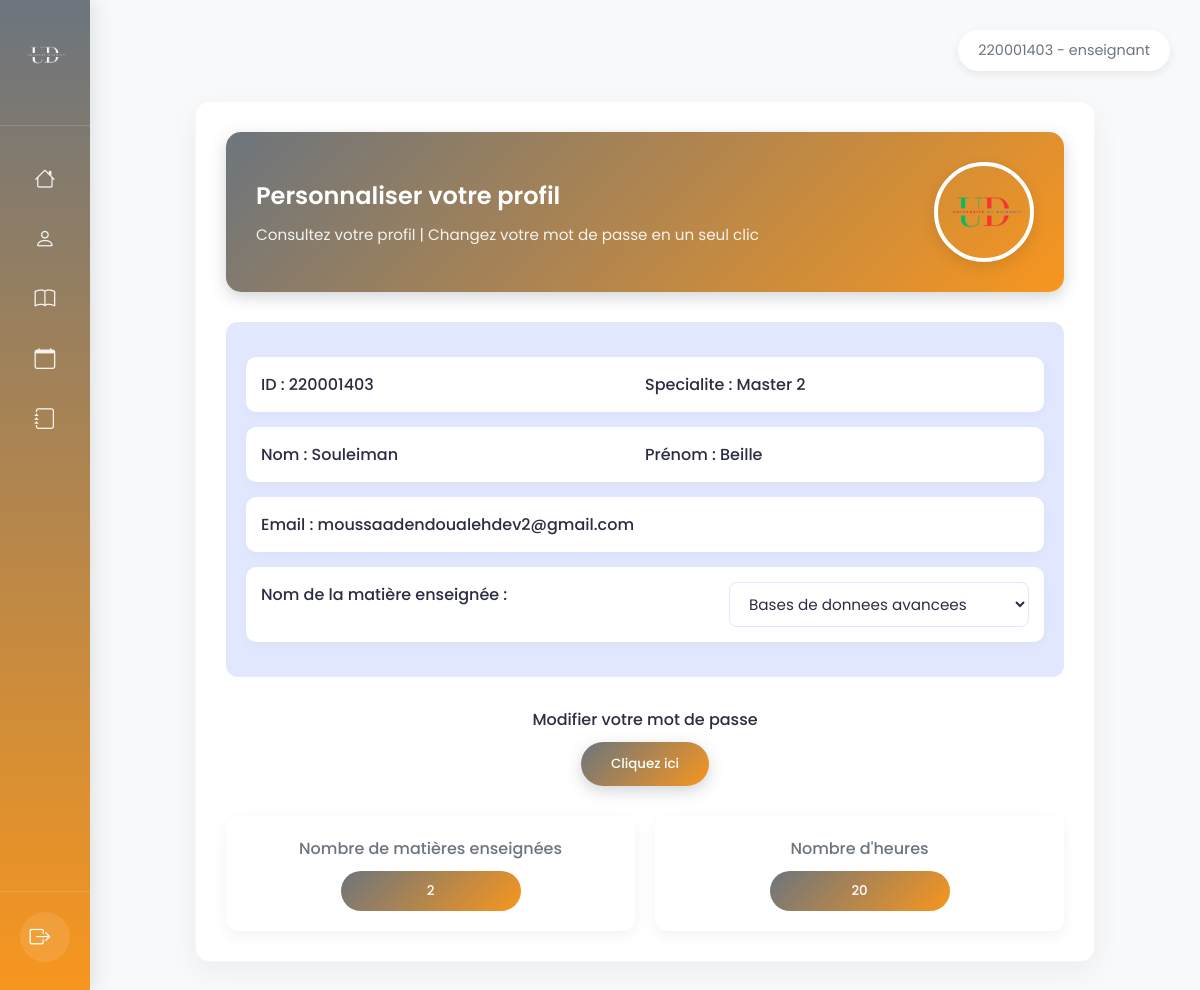
The app's page /apps/views/teachers/profile_enseignant.php (signed in) with its own data.
### tables this page shows
CREATE TABLE `personne` (
  `id_personne` int(11) NOT NULL,
  `prenom` varchar(50) DEFAULT NULL,
  `nom` varchar(50) DEFAULT NULL,
  `email` varchar(100) DEFAULT NULL,
  `mot_de_passe` varchar(255) DEFAULT NULL,
  `image_profile` varchar(255) DEFAULT NULL,
  `role` varchar(50) DEFAULT NULL,
  `date_inscription` date DEFAULT NULL,
  `dateNaissance` date DEFAULT NULL
);

CREATE TABLE `enseignant` (
  `id_enseignant` int(11) NOT NULL,
  `specialite` varchar(100) DEFAULT NULL,
  `telephone` varchar(20) DEFAULT NULL,
  `statut` enum('permanent','vacataire') NOT NULL
);

### apps/views/teachers/profile_enseignant.php (the view, shortened to what this page needs)
<?php
require_once '../../../config/db.php';
$userID = $_SESSION['user_id'];
$sql = "SELECT id_personne, prenom, nom, email, role FROM personne WHERE id_personne = ?";
$stmt = $conn->prepare($sql);
$stmt->bind_param("s", $userID);
$stmt->execute();
$result = $stmt->get_result();
if ($result && $result->num_rows > 0) {
    $row = $result->fetch_assoc();
    $prenom = $row['prenom'];
    $nom = $row['nom'];
    $email = $row['email'];
    $role = $row['role'];
} else {
    die("Utilisateur non trouvé.");
}
$SpecialiteQuery = "SELECT specialite FROM enseignant e, personne p WHERE e.id_enseignant = p.id_personne AND id_enseignant = ?";
$stmtSpecialite = $conn->prepare($SpecialiteQuery);
$stmtSpecialite->bind_param("s", $userID);
$stmtSpecialite->execute();
$resultSpecialite = $stmtSpecialite->get_result();
if ($resultSpecialite && $resultSpecialite->num_rows > 0) {
    $rowSpecialite = $resultSpecialite->fetch_assoc();
    $specialite = $rowSpecialite['specialite'];
} else {
    $specialite = "Non spécifiée";
}
$NombreMatiereQuery = "SELECT COUNT(DISTINCT id_matiere) AS nombre_matieres FROM enseigner WHERE id_enseignant = ?";
$stmtNombreMatiere = $conn->prepare($NombreMatiereQuery);
$stmtNombreMatiere->bind_param("s", $userID);
$stmtNombreMatiere->execute();
$resultNombreMatiere = $stmtNombreMatiere->get_result();
if ($resultNombreMatiere && $resultNombreMatiere->num_rows > 0) {
    $rowNombreMatiere = $resultNombreMatiere->fetch_assoc();
    $nombre_matieres = $rowNombreMatiere['nombre_matieres'];
} else {
    $nombre_matieres = 0;
}
$MatiereQuery = "SELECT DISTINCT(m.nom_matiere)
                 FROM matiere m, enseignant e, enseigner en
                 WHERE m.id_matiere = en.id_matiere
                 AND en.id_enseignant = e.id_enseignant
                 AND (en.type_semestre = 1 OR en.type_semestre = 2)
                 AND en.id_enseignant = ?";
$stmtMatiere = $conn->prepare($MatiereQuery);
$stmtMatiere->bind_param("s", $userID);
$stmtMatiere->execute();
$resultMatiere = $stmtMatiere->get_result();
$matieres = [];
if ($resultMatiere && $resultMatiere->num_rows > 0) {
    while ($rowMatiere = $resultMatiere->fetch_assoc()) {
        $matieres[] = $rowMatiere['nom_matiere'];
    }
} else {
    $matieres[] = "Aucune matière enseignée";
}
$TotalHeuresQuery = "SELECT SUM(nb_heure) AS total_heures FROM enseigner WHERE id_enseignant = ?";
$stmtTotalHeures = $conn->prepare($TotalHeuresQuery);
$stmtTotalHeures->bind_param("s", $userID);
$stmtTotalHeures->execute();
$resultTotalHeures = $stmtTotalHeures->get_result();
if ($resultTotalHeures && $resultTotalHeures->num_rows > 0) {
    $rowTotalHeures = $resultTotalHeures->fetch_assoc();
    $total_heures = $rowTotalHeures['total_heures'];
} else {
    $total_heures = 0;
}
?>
<!DOCTYPE html>
<html lang="fr">
<head>
    <link href="https://cdnjs.cloudflare.com/ajax/libs/bootstrap-icons/1.10.5/font/bootstrap-icons.min.css" rel="stylesheet">
    <link rel="stylesheet" href="../../../public/assets/css/profile_enseignant.css">
</head>
<body>
    <div class="dashboard">
        <aside class="left-side">
            <div class="logo">
                <img src="../../../public/assets/img/U-remove.png" alt="Logo U-Digital">
            </div>
            <nav>
                <ul>
                    <a href="acceuil_enseignant.php"><li><i class="bi-house"></i><span>Accueil</span></li></a>
                    <a href="profile_enseignant.php"><li><i class="bi-person"></i><span>Profil</span></li></a>
                    <a href="deposer_cours.php"><li><i class="bi-book"></i><span>Dépôts cours</span></li></a>
                    <a href="enseignant_planning.php"><li><i class="bi-calendar"></i><span>Consulter planning</span></li></a>
                    <a href="deposer_notes.php"><li><i class="bi-journal"></i><span>Dépôts notes</span></li></a>
                    <div class="deconnection">
                        <a href="../../../config/logout.php"><i class="bi-box-arrow-right"></i><span>Déconnexion</span></a>
                    </div>
                </ul>
            </nav>
        </aside>
        <main class="main-content">
            <header>
                <div class="notification"><?php echo $userID; ?> - <?php echo $role; ?></div>
            </header>
            <div class="profile">
                <div class="welcome">
                    <div>
                        <h2>Personnaliser votre profil</h2>
                        <p>Consultez votre profil | Changez votre mot de passe en un seul clic</p>
                    </div>
                    <img src="../../../public/assets/img/U-remove.png" alt="User">
                </div>
                <div class="categorie">
                    <div class="cat1">
                        <label>ID : <?php echo $userID; ?></label>
                        <label>Specialite : <?php echo $specialite; ?></label>
                    </div>
                    <div class="cat1">
                        <label>Nom : <?php echo $nom; ?></label>
                        <label>Prénom : <?php echo $prenom; ?></label>
                    </div>
                    <div class="cat1">
                        <label>Email : <?php echo $email; ?></label>
                    </div>
                    <div class="cat1">
                    <label>Nom de la matière enseignée : </label>
                        <select name="matiere_enseignee" id="matiere_enseignee">
                            <?php
                            if (!empty($matieres)) {
                                foreach ($matieres as $matiere) {
                                    echo "<option value='$matiere'>$matiere</option>";
                                }
                            } else {
                                echo "<option value=''>Aucune matière enseignée</option>";
                            }
                            ?>
                        </select>
                    </div>
                </div>
                <div class="password">
                    <label>Modifier votre mot de passe</label>
                    <button type="submit" id="showPasswordForm">Cliquez ici</button>
                </div>
                <div class="statistique">
                    <div>
                        <p>Nombre de matières enseignées</p>
                        <button class="matiere_statis"><?php echo $nombre_matieres; ?></button>
                    </div>
                    <div>
                        <p>Nombre d'heures</p>
                        <button class="matiere_heure"><?php echo $total_heures; ?></button>
                    </div>
                </div>
            </div>
        </main>
    </div>
</body>
</html>

### records on screen
personne: role "enseignant", nom "Souleiman", prenom "Beille", email "moussaadendoualehdev2@gmail.com"
enseignant: specialite "Master 2"

### other values on screen
$userID "220001403"
$nombre_matieres "2"
$total_heures "20"
form field matiere_enseignee "Bases de donnees avancees"
